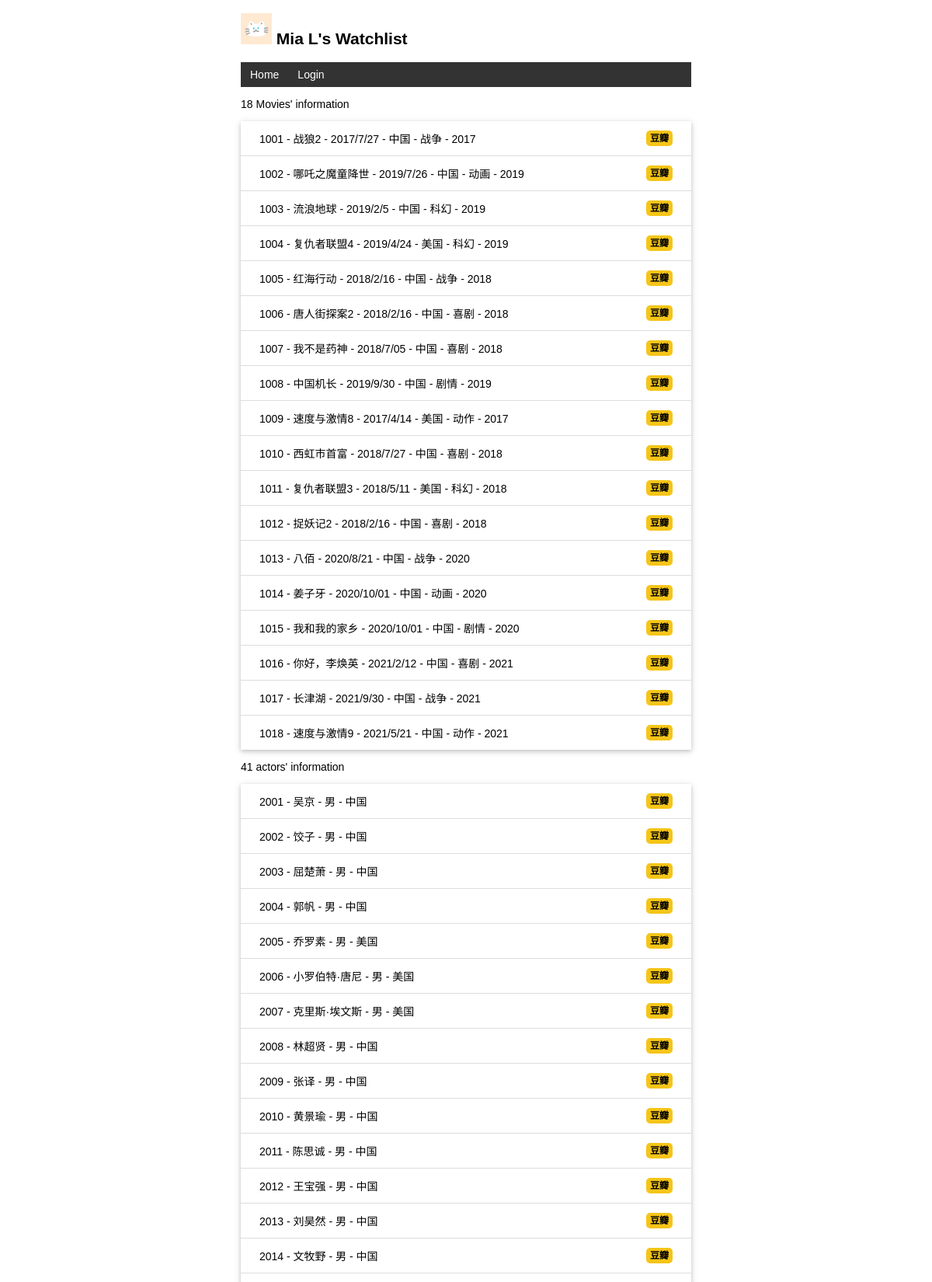
The page / (upper part) on the database its author committed.
### app.py (models this page shows, shortened)
class User(db.Model,UserMixin):
    id=db.Column(db.Integer,primary_key=True)
    name=db.Column(db.String(20))
    username=db.Column(db.String(20))
    passsword_hash=db.Column(db.String(128))

class Movie_info(db.Model):
    movie_id=db.Column(db.String(4),primary_key=True)
    movie_name=db.Column(db.String(60))
    release_date=db.Column(db.String(12))
    movie_country=db.Column(db.String(10))
    type=db.Column(db.String(10))
    year=db.Column(db.String(10))

class Actor_info(db.Model):
    actor_id=db.Column(db.String(4),primary_key=True)
    actor_name=db.Column(db.String(30))
    gender=db.Column(db.String(10))
    actor_country=db.Column(db.String(20))

### app.py (the view, shortened to what this page needs)
@app.route('/',methods=['GET','POST'])
def index():
    user=User.query.first()
    movies_information=Movie_info.query.all()
    actors=Actor_info.query.all()
    box=Movie_box.query.all()
    relation=Relation.query.all()
    return render_template('index.html',user=user,movies_information=movies_information,actors=actors,box=box,relation=relation)

### app.py (called while the page is built)
@app.context_processor
def inject_user():
    user=User.query.first()
    return dict(user=user)

### templates/index.html (shortened to what this page needs)
{% extends 'base.html' %}
{% block content %}
<p>{{ movies_information|length }} Movies' information</p>
<ul class="movies_information-list">
    {% for movieinfo in movies_information %}
    <li>{{ movieinfo.movie_id }} - {{ movieinfo.movie_name }} - {{ movieinfo.release_date }} - {{ movieinfo.movie_country }} - {{ movieinfo.type }} - {{ movieinfo.year }}
        <span class="float-right">
           <a class="豆瓣"href="https://movie.douban.com/subject_search?search_text={{movieinfo.movie_name}}"target="_blank"title="在豆瓣上查看更多信息">豆瓣</a>
        </span>
    </li>
    {% endfor %}
</ul>
<p>{{ actors|length }} actors' information</p>
<ul class="actors-list">
    {% for actor in actors %}
    <li>{{ actor.actor_id }} - {{ actor.actor_name }} - {{ actor.gender }} - {{ actor.actor_country }}
        <span class="float-right">
            <a class="豆瓣"href="https://movie.douban.com/subject_search?search_text={{actor.actor_name}}"target="_blank"title="在豆瓣上查看更多信息">豆瓣</a>
        </span>
    </li>
    {% endfor %}
</ul>
{% endblock %}

### templates/base.html (shortened to what this page needs)
<!DOCTYPE html>
<html lang="en">
<head>
    {% block head %}
    <link rel="stylesheet" href="{{ url_for('static',filename='style.css') }}"type="text/css">
    {% endblock %}
</head>
<body>
    <h2>
        <img alt="Avatar"class="avatar"src="{{ url_for('static',filename='images/avatar.png') }}">
        {{ user.name }}'s Watchlist
    </h2>
    <nav>
        <ul>
            <li><a href="{{ url_for('index') }}">Home</a></li>
            {% if current_user.is_authenticated %}
            <li><a href="{{ url_for('settings') }}">Settings</a></li>
            <li><a href="{{ url_for('logout') }}">Logout</a></li>
            {% else %}
            <li><a href="{{ url_for('login') }}">Login</a></li>
            {% endif %}
        </ul>
    </nav>
    {% block content %}{% endblock %}
</body>
</html>

### static/style.css (style rules this page uses)
body { margin:auto; max-width:580px; font-size:14px; font-family:Helvetica,Arial,sans-serif; }
.avatar { width:40px; }
.movies_information-list { list-style-type: none; padding: 0; margin-bottom: 10px; box-shadow: 0 2px 5px 0 rgba(0,0,0,0.16),0 2px 10px 0 rgba(0,0,0,0.12); }
.movies_information-list li { padding: 12px 24px; border-bottom: 1px solid #ddd; }
.movies_information-list li:last-child { border-bottom:none; }
.actors-list { list-style-type: none; padding: 0; margin-bottom: 10px; box-shadow: 0 2px 5px 0 rgba(0,0,0,0.16),0 2px 10px 0 rgba(0,0,0,0.12); }
.actors-list li { padding: 12px 24px; border-bottom: 1px solid #ddd; }
nav ul { list-style-type:none; margin:0; padding:0; overflow:hidden; background-color:#333; }
nav li { float:left; }
nav li a { display:block; color:white; text-align:center; padding:8px 12px; text-decoration:none; }
.float-right { float:right; }
.豆瓣 { font-size:12px; font-weight:bold; color:black; text-decoration:none; background: #f5c518; border-radius:5px; padding:3px 5px; }

### rows shown on the page
User: name "Mia L"
Movie_info: movie_id "1001", movie_name "战狼2", release_date "2017/7/27", movie_country "中国", type "战争", year "2017"
Movie_info: movie_id "1002", movie_name "哪吒之魔童降世", release_date "2019/7/26", movie_country "中国", type "动画", year "2019"
Movie_info: movie_id "1003", movie_name "流浪地球", release_date "2019/2/5", movie_country "中国", type "科幻", year "2019"
Movie_info: movie_id "1004", movie_name "复仇者联盟4", release_date "2019/4/24", movie_country "美国", type "科幻", year "2019"
Movie_info: movie_id "1005", movie_name "红海行动", release_date "2018/2/16", movie_country "中国", type "战争", year "2018"
Movie_info: movie_id "1006", movie_name "唐人街探案2", release_date "2018/2/16", movie_country "中国", type "喜剧", year "2018"
Movie_info: movie_id "1007", movie_name "我不是药神", release_date "2018/7/05", movie_country "中国", type "喜剧", year "2018"
Movie_info: movie_id "1008", movie_name "中国机长", release_date "2019/9/30", movie_country "中国", type "剧情", year "2019"
Movie_info: movie_id "1009", movie_name "速度与激情8", release_date "2017/4/14", movie_country "美国", type "动作", year "2017"
Movie_info: movie_id "1010", movie_name "西虹市首富", release_date "2018/7/27", movie_country "中国", type "喜剧", year "2018"
Movie_info: movie_id "1011", movie_name "复仇者联盟3", release_date "2018/5/11", movie_country "美国", type "科幻", year "2018"
Movie_info: movie_id "1012", movie_name "捉妖记2", release_date "2018/2/16", movie_country "中国", type "喜剧", year "2018"
Movie_info: movie_id "1013", movie_name "八佰", release_date "2020/8/21", movie_country "中国", type "战争", year "2020"
Movie_info: movie_id "1014", movie_name "姜子牙", release_date "2020/10/01", movie_country "中国", type "动画", year "2020"
Movie_info: movie_id "1015", movie_name "我和我的家乡", release_date "2020/10/01", movie_country "中国", type "剧情", year "2020"
Movie_info: movie_id "1016", movie_name "你好，李焕英", release_date "2021/2/12", movie_country "中国", type "喜剧", year "2021"
Movie_info: movie_id "1017", movie_name "长津湖", release_date "2021/9/30", movie_country "中国", type "战争", year "2021"
Movie_info: movie_id "1018", movie_name "速度与激情9", release_date "2021/5/21", movie_country "中国", type "动作", year "2021"
Actor_info: actor_id "2001", actor_name "吴京", gender "男", actor_country "中国"
Actor_info: actor_id "2002", actor_name "饺子", gender "男", actor_country "中国"
Actor_info: actor_id "2003", actor_name "屈楚萧", gender "男", actor_country "中国"
Actor_info: actor_id "2004", actor_name "郭帆", gender "男", actor_country "中国"
Actor_info: actor_id "2005", actor_name "乔罗素", gender "男", actor_country "美国"
Actor_info: actor_id "2006", actor_name "小罗伯特·唐尼", gender "男", actor_country "美国"
Actor_info: actor_id "2007", actor_name "克里斯·埃文斯", gender "男", actor_country "美国"
Actor_info: actor_id "2008", actor_name "林超贤", gender "男", actor_country "中国"
Actor_info: actor_id "2009", actor_name "张译", gender "男", actor_country "中国"
Actor_info: actor_id "2010", actor_name "黄景瑜", gender "男", actor_country "中国"
Actor_info: actor_id "2011", actor_name "陈思诚", gender "男", actor_country "中国"
Actor_info: actor_id "2012", actor_name "王宝强", gender "男", actor_country "中国"
Actor_info: actor_id "2013", actor_name "刘昊然", gender "男", actor_country "中国"
Actor_info: actor_id "2014", actor_name "文牧野", gender "男", actor_country "中国"

### other values the page prints
{{ movies_information|length }} "18"
{{ actors|length }} "41"
